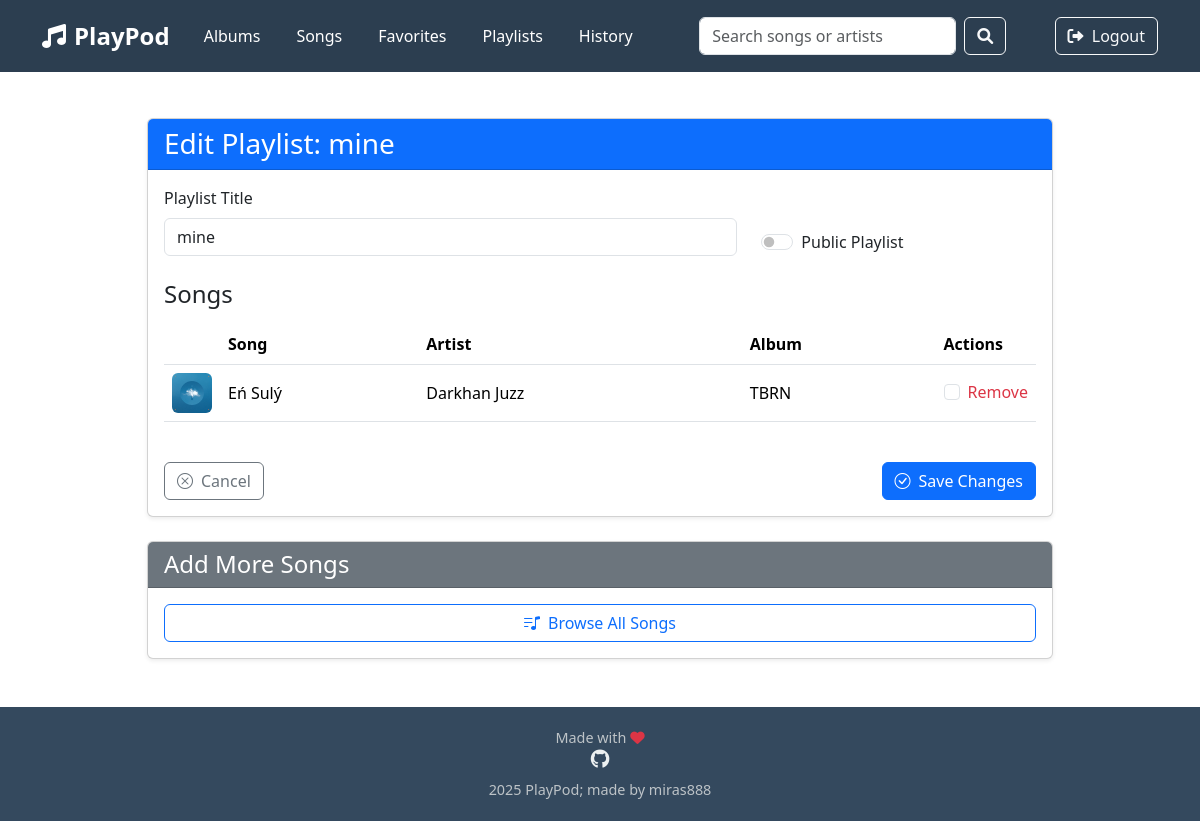
The page /edit_playlist/3 (signed in) on the database its author committed.
### tables this page shows
CREATE TABLE playlists (
    id INTEGER PRIMARY KEY AUTOINCREMENT,
    user_id INTEGER NOT NULL,
    title TEXT NOT NULL,
    is_public BOOLEAN DEFAULT 0,
    created_at TIMESTAMP DEFAULT CURRENT_TIMESTAMP,
    FOREIGN KEY (user_id) REFERENCES users(id)
);

CREATE TABLE songs (
    id INTEGER PRIMARY KEY AUTOINCREMENT,
    title TEXT NOT NULL,
    artist TEXT NOT NULL,
    genre TEXT NOT NULL,
    album_id INTEGER NOT NULL,
    song_number INTEGER NOT NULL,
    duration INTEGER NOT NULL, -- in seconds
    audio_url TEXT NOT NULL,
    cover TEXT NOT NULL,
    FOREIGN KEY (album_id) REFERENCES albums(id)
);

CREATE TABLE albums (
    id INTEGER PRIMARY KEY AUTOINCREMENT,
    title TEXT NOT NULL,
    artist TEXT NOT NULL,
    cover TEXT NOT NULL,
    release_year INTEGER,
    description TEXT
);

### app.py (the view, shortened to what this page needs)
@app.route("/edit_playlist/<int:playlist_id>", methods=["GET", "POST"])
@login_required
def edit_playlist(playlist_id):
    playlist = db.execute("SELECT * FROM playlists WHERE id = ?", playlist_id)
    if not playlist or playlist[0]["user_id"] != session["user_id"]:
        return apology("Playlist not found or unauthorized", 403)
    songs = db.execute(
        "SELECT songs.*, albums.title as album_title FROM playlist_songs JOIN songs ON playlist_songs.song_id = songs.id JOIN albums ON songs.album_id = albums.id WHERE playlist_songs.playlist_id = ? ORDER BY playlist_songs.id",
        playlist_id
    )
    return render_template("edit_playlist.html", playlist=playlist[0], songs=songs)

### app.py (called while the page is built)
@app.after_request
def after_request(response):
    response.headers["Cache-Control"] = "no-cache, no-store, must-revalidate"
    response.headers["Expires"] = 0
    response.headers["Pragma"] = "no-cache"
    return response

### helpers.py (called while the page is built)
def login_required(f):
    @wraps(f)
    def decorated_function(*args, **kwargs):
        if session.get("user_id") is None:
            return redirect("/login")
        return f(*args, **kwargs)
    return decorated_function

### templates/edit_playlist.html (shortened to what this page needs)
{% extends "layout.html" %}
{% block main %}
<div class="container py-4">
    <div class="row justify-content-center">
        <div class="col-lg-10">
            <div class="card shadow-sm mb-4">
                <div class="card-header bg-primary text-white">
                    <h3 class="mb-0">Edit Playlist: {{ playlist.title }}</h3>
                </div>
                <div class="card-body">
                    <form action="{{ url_for('edit_playlist', playlist_id=playlist.id) }}" method="post">
                        <div class="row mb-4">
                            <div class="col-md-8 mb-3 mb-md-0">
                                <label for="title" class="form-label">Playlist Title</label>
                                <input type="text" class="form-control" id="title" name="title"
                                    value="{{ playlist.title }}" required>
                            </div>
                            <div class="col-md-4 d-flex align-items-end">
                                <div class="form-check form-switch">
                                    <input class="form-check-input" type="checkbox" id="is_public" name="is_public" >
                                    <label class="form-check-label" for="is_public">
                                        Public Playlist
                                    </label>
                                </div>
                            </div>
                        </div>
                        <div class="mb-4">
                            <h4 class="mb-3">Songs</h4>
                            {% if songs %}
                            <div class="table-responsive">
                                <table class="table table-hover align-middle">
                                    <thead>
                                        <tr>
                                            <th style="width: 50px;"></th>
                                            <th>Song</th>
                                            <th>Artist</th>
                                            <th>Album</th>
                                            <th style="width: 100px;">Actions</th>
                                        </tr>
                                    </thead>
                                    <tbody>
                                        {% for song in songs %}
                                        <tr>
                                            <td>
                                                <img src="{{ song.cover }}" class="rounded" width="40" height="40">
                                            </td>
                                            <td>{{ song.title }}</td>
                                            <td>{{ song.artist }}</td>
                                            <td>{{ song.album_title }}</td>
                                            <td class="text-center">
                                                <div class="form-check">
                                                    <input class="form-check-input" type="checkbox" name="remove_song"
                                                        value="{{ song.id }}" id="remove_{{ song.id }}">
                                                    <label class="form-check-label text-danger"
                                                        for="remove_{{ song.id }}">
                                                        Remove
                                                    </label>
                                                </div>
                                            </td>
                                        </tr>
                                        {% endfor %}
                                    </tbody>
                                </table>
                            </div>
                            {% else %}
                            <div class="alert alert-info">
                                <i class="bi bi-info-circle me-2"></i>
                                This playlist has no songs yet.
                            </div>
                            {% endif %}
                        </div>
                        <div class="d-flex justify-content-between">
                            <a href="{{ url_for('playlist', playlist_id=playlist.id) }}"
                                class="btn btn-outline-secondary">
                                <i class="bi bi-x-circle me-2"></i>Cancel
                            </a>
                            <button type="submit" class="btn btn-primary">
                                <i class="bi bi-check-circle me-2"></i>Save Changes
                            </button>
                        </div>
                    </form>
                </div>
            </div>
            <div class="card shadow-sm">
                <div class="card-header bg-secondary text-white">
                    <h4 class="mb-0">Add More Songs</h4>
                </div>
                <div class="card-body">
                    <div class="d-grid gap-2">
                        <a href="{{ url_for('all_songs') }}" class="btn btn-outline-primary">
                            <i class="bi bi-music-note-list me-2"></i>Browse All Songs
                        </a>
                    </div>
                </div>
            </div>
        </div>
    </div>
</div>
{% endblock %}

### templates/layout.html (style rules this page uses)
body { padding-top: 70px; min-height: 100vh; display: flex; flex-direction: column; }

### rows shown on the page
playlists: title "mine"
songs: cover (picture), title "Eń Sulý", artist "Darkhan Juzz", album_title "TBRN"
